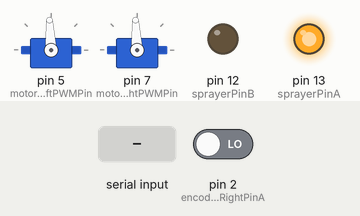
The sketch below on a simulated Arduino Uno, built with avr-gcc and run on an emulated ATmega328P. Parts: 2 × servo, output pins drawn as LEDs (lit = HIGH). Inputs (shaded band) come from the test bench; at power-on: pin 2 (encoderRightPinA) LOW. What the sketch prints to the serial monitor is not drawn.

Above: at 1.2 s.
1.3 s: "90 45 200\n" received over Serial
At 1.8 s:
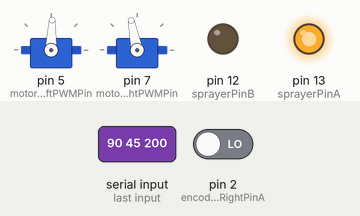
2.8 s: "30 150 10\n" received over Serial
At 4.2 s:
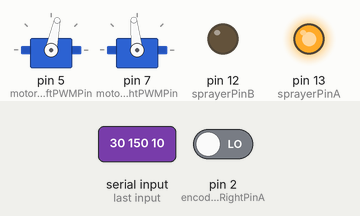
Timing chart, 0 to 5.8 s (numbered marks = the images above; inputs shaded):
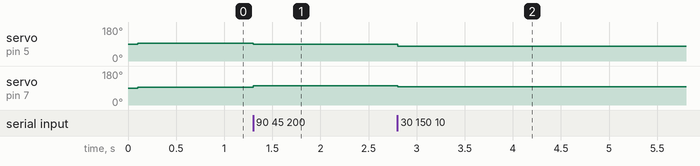

Measured:
- after the input at 1.3 s, servo on pin 5 (motorLeftPWMPin): 93° → 88° at once; servo on pin 7 (motorRightPWMPin): 93° → 101° at once
- after the input at 2.8 s, servo on pin 5 (motorLeftPWMPin): 88° → 78° at once; servo on pin 7 (motorRightPWMPin): 101° → 96° at once

The sketch:

PWM_Full_size_drive.ino
```cpp
#include <Servo.h>

// Pin assignments
const int encoderLeftPinA = 19;
const int encoderLeftPinB = 18;
const int encoderRightPinA = 2;
const int encoderRightPinB = 3;
const int motorLeftPWMPin = 5; // 1 and 2
const int motorRightPWMPin = 7; // 3 and 4
const int sprayerPinA = 13;       // GPIO pin for toggling (e.g., an LED)
const int sprayerPinB = 12;       // one of these pins should be low and the other high to spray

int desiredSpeedR = 0;  // Target speed for right wheel (from serial input)
int desiredSpeedL = 0;  // Target speed for left wheel (from serial input)
int toggleValue = 0;    // Third value for toggling GPIO pin

bool toggleState = false;  // State of the toggle pin

// Encoder counters
volatile int encoderCountLeft = 0;
volatile int encoderCountRight = 0;

unsigned long lastSampleTime = 0;
const unsigned long sampleInterval = 100;  // 100 ms sampling time

Servo motorLeft;
Servo motorRight;

void setup() {
    Serial.begin(115200);  // Set the baud rate for serial communication
    while (!Serial) {
        // Wait for serial connection
    }

    // Set up motor control pins
    motorLeft.attach(motorLeftPWMPin);
    motorRight.attach(motorRightPWMPin);

    // Set up encoder pins
    pinMode(encoderLeftPinA, INPUT);
    pinMode(encoderLeftPinB, INPUT);
    pinMode(encoderRightPinA, INPUT);
    pinMode(encoderRightPinB, INPUT);

    // Set up toggle pin
    pinMode(sprayerPinA, OUTPUT);
    pinMode(sprayerPinB, OUTPUT);
    stopSprayer();

    // Attach interrupts for encoders
    attachInterrupt(digitalPinToInterrupt(encoderLeftPinA), updateEncoderLeft, CHANGE);
    attachInterrupt(digitalPinToInterrupt(encoderRightPinA), updateEncoderRight, CHANGE);
}

void loop() {
    // 1. Check for new serial input
    if (Serial.available() > 0) {
        String input = Serial.readStringUntil('\n');
        parseSerialInput(input);
    }

    // 2. Run PID control at the set sampling interval
    if (millis() - lastSampleTime >= sampleInterval) {
        lastSampleTime = millis();
        controlMotors();

        // 3. Get actual speeds from encoders and send over serial
        int actualSpeedR = encoderCountRight;
        int actualSpeedL = encoderCountLeft;

        // Reset encoder counts after reading
        encoderCountRight = 0;
        encoderCountLeft = 0;

        Serial.print(actualSpeedR);
        Serial.print(" ");
        Serial.print(-1*actualSpeedL); // invert left encoder too
        Serial.print(" ");
        Serial.println(toggleState ? 1 : 0); // Send toggle state
    }
}

// Function to parse the serial input "SpeedR SpeedL"
void parseSerialInput(String input) {
    int firstSpaceIndex = input.indexOf(' ');
    int secondSpaceIndex = input.indexOf(' ', firstSpaceIndex + 1);

    if (firstSpaceIndex != -1 && secondSpaceIndex != -1) {
        String rightStr = input.substring(0, firstSpaceIndex);
        String leftStr = input.substring(firstSpaceIndex + 1, secondSpaceIndex);
        String toggleStr = input.substring(secondSpaceIndex + 1);

        desiredSpeedR = rightStr.toInt();  // Convert string to integer
        desiredSpeedL = leftStr.toInt();  // Convert string to integer
        toggleValue = toggleStr.toInt();  // Convert string to integer

        // Check toggle value and update GPIO pin state
        if (toggleValue == 1) {
            toggleState = !toggleState; // Toggle the state
            if (toggleState == 1) {
              startSprayer();
            } else {
              stopSprayer();
            }
        }
    }
}

void startSprayer() {
  digitalWrite(sprayerPinA, LOW);
  digitalWrite(sprayerPinB, HIGH);
}

void stopSprayer() {
  // black is closed when off and red is open
  digitalWrite(sprayerPinA, HIGH);
  digitalWrite(sprayerPinB, LOW);
}

// Function to control motors using PWM
void controlMotors() {
    const int offset = 250;
    // Rev: 1000<p<1475 for: 1525<p<2000
    // invewrt the Left speed
    int pwmL = map(-1*desiredSpeedL, -255, 255, 1000+offset, 2000-offset); // convert ot microseconds
    int pwmR = map(desiredSpeedR, -255, 255, 1000+offset, 2000-offset);

    // Set motor PWM for left motor
    motorLeft.writeMicroseconds(pwmL);

    // Set motor PWM for right motor
    motorRight.writeMicroseconds(pwmR);
}

// Interrupt Service Routine (ISR) for the left encoder
void updateEncoderLeft() {
    bool stateA = digitalRead(encoderLeftPinA);
    bool stateB = digitalRead(encoderLeftPinB);
    if (stateA == stateB) {
        encoderCountLeft++;
    } else {
        encoderCountLeft--;
    }
}

// Interrupt Service Routine (ISR) for the right encoder
void updateEncoderRight() {
    bool stateA = digitalRead(encoderRightPinA);
    bool stateB = digitalRead(encoderRightPinB);
    if (stateA == stateB) {
        encoderCountRight++;
    } else {
        encoderCountRight--;
    }
}
```
